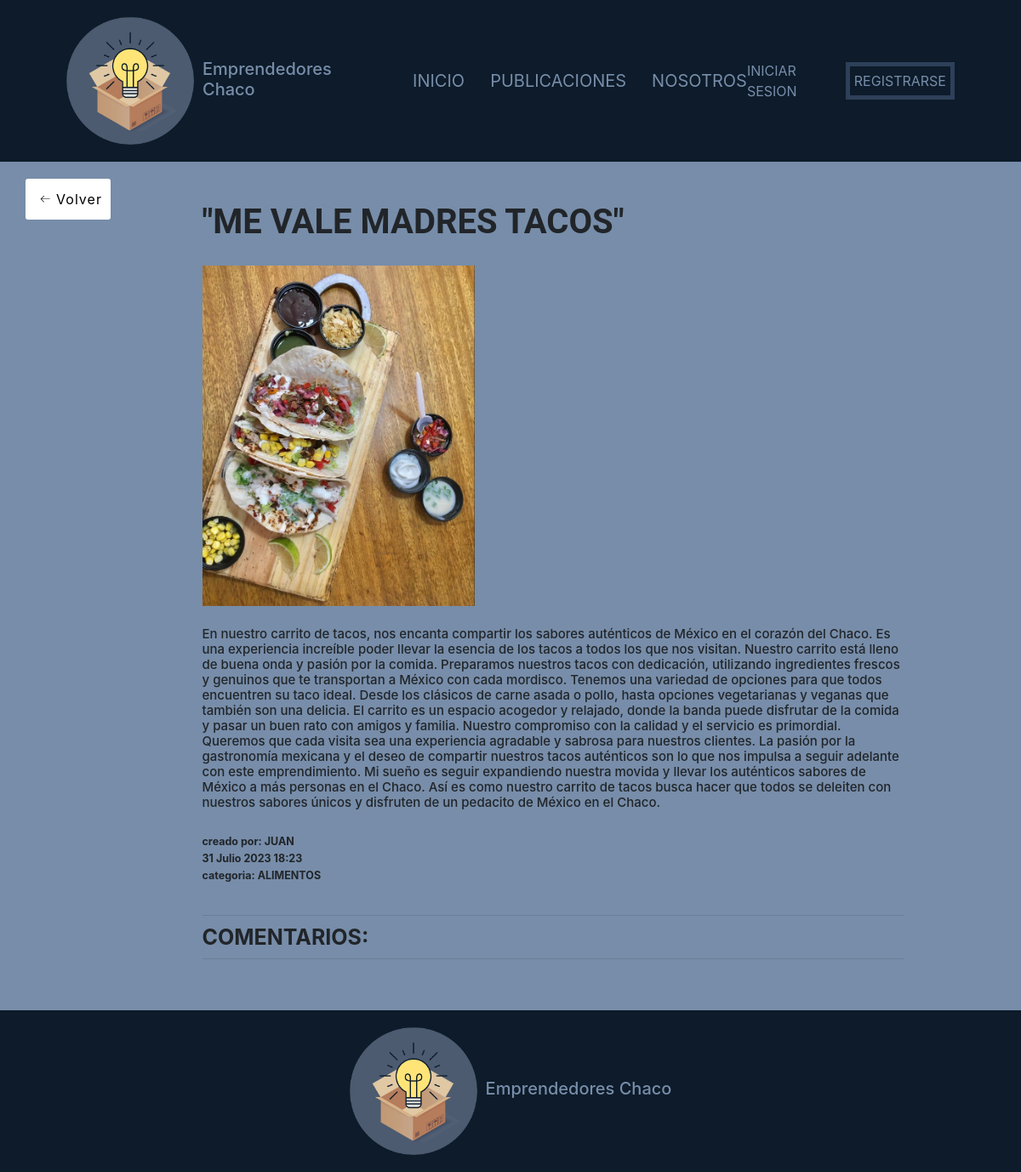
The app's page /publicaciones/Detalle/11, older data.
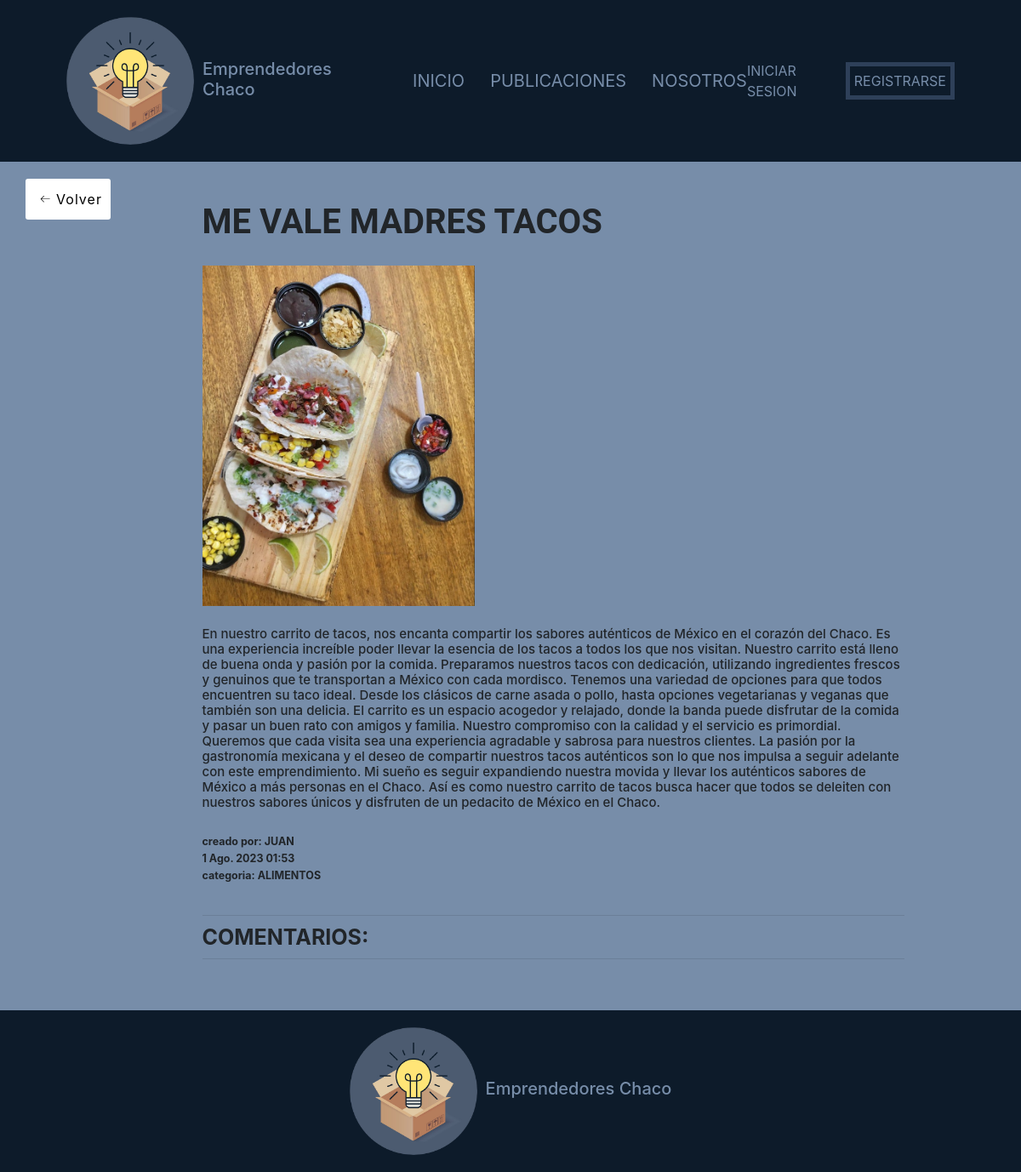
The same page, newer data.
### apps/publicaciones/models.py (models this page shows, shortened)
class Publicacion(models.Model):
    creado = models.DateTimeField('creado', auto_now_add=True)
    modificado = models.DateTimeField('modificado', auto_now=True)
    titulo = models.CharField(max_length = 250)
    contenido = models.TextField()
    autor = models.ForeignKey(User, on_delete = models.CASCADE)
    imagen = models.ImageField(upload_to = 'publicaciones')
    categoria = models.ForeignKey(Categoria, on_delete = models.CASCADE)
    def misComentarios(self):
        return self.comentario_set.all()

class Categoria(models.Model):
    nombre = models.CharField(max_length=80)
    def __str__(self):
        return self.nombre

### apps/publicaciones/views.py (the view)
# urls.py: path('Detalle/<int:pk>', views.DetallePublicacionF, name="detalle_publicacion"),
def DetallePublicacionF(request, pk):
    ctx = {}
    publi = Publicacion.objects.get(id = pk)
    ctx['publicacion'] = publi
    return render(request, 'publicaciones/detalle.html', ctx)

### templates/publicaciones/detalle.html (shortened to what this page needs)
{% extends 'base.html' %}
{% block contenido %}
<div class="container">
    <div class="row mt-3">
        <div>
            <a class="volver-atras" href="{% url 'publicaciones:listar_publicaciones' %}">
                <button class="back-button">
                    <span>Volver</span>
                </button>
            </a>
        </div>
        <div class="col-md-9 mx-auto mb-5">
            <div>
                <h1 style="font-size: 40px;font-weight: bold;">{{publicacion.titulo}}</h1>
                <img src="{{publicacion.imagen.url}}" height="400">
                <br><br>
                <h4>{{publicacion.contenido}}</h4>
                <br>
                <h5 style="font-weight: bold;">creado por: {{publicacion.autor|upper}}</h5>
                <h5 style="font-weight: bold;">{{publicacion.modificado}}</h5>
                <h5 style="font-weight: bold;">categoria: {{publicacion.categoria|upper}}</h5>
                <br>
            </div>
            <div>
                <hr>
                <h3 style="font-size: 25px;font-weight: bold;">COMENTARIOS:</h3>
            <div>
                <hr>
            </div>
        </div>
    </div>
</div>
{% endblock contenido %}

Row changes from the older to the newer data that the page shows:
changed Publicacion "JUAN": titulo "\"ME VALE MADRES TACOS\"" → "ME VALE MADRES TACOS"; modificado "31 Julio 2023 18:23" → "1 Ago. 2023 01:53"
